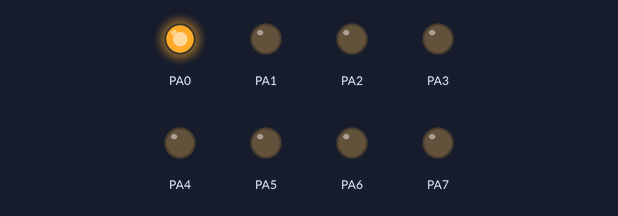
Simulated run of this program. Board: ATmega32, built with avr-gcc and emulated at 8 MHz (the files do not name the chip). Shown: output pins drawn as LEDs (lit = HIGH).

Above: at 0.2 s.
At 1.2 s:
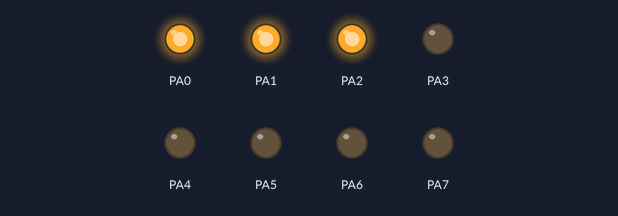
At 2.2 s:
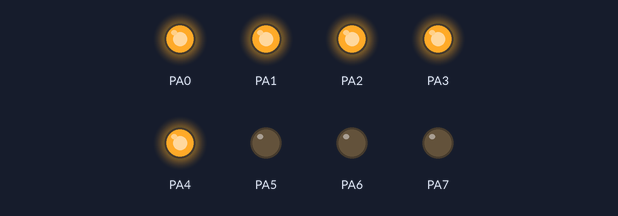
At 4.7 s:
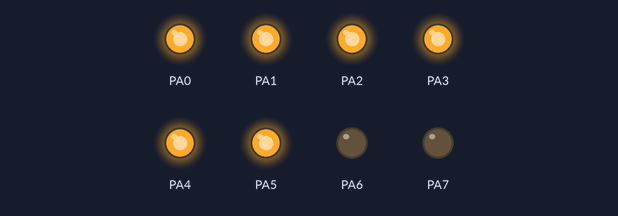
At 6.7 s:
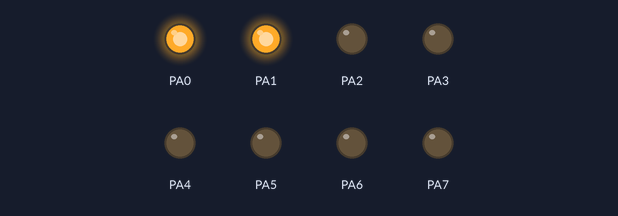
At 9.7 s:
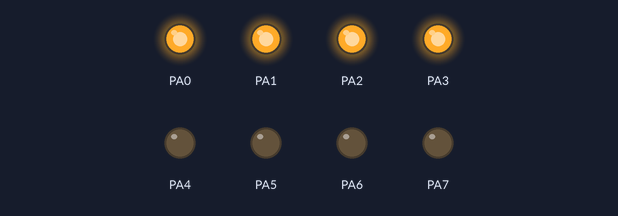
Timing chart, 0 to 10.4 s (numbered marks = the images above):
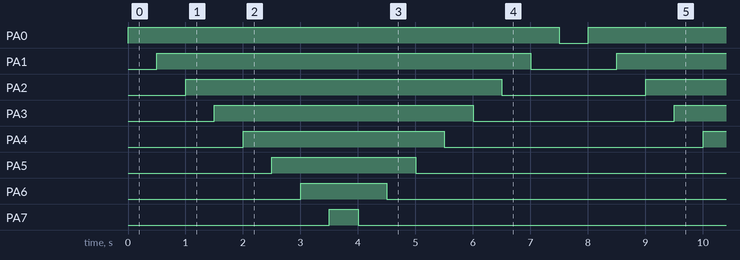

Measured:
- by itself, PA0: alternates HIGH for 7.5 s and LOW for 0.50 s
- by itself, PA1: alternates HIGH for 6.5 s and LOW for 1.5 s
- by itself, PA2: alternates HIGH for 5.5 s and LOW for 2.5 s
- by itself, PA3: alternates HIGH for 4.5 s and LOW for 3.5 s
- by itself, PA4: alternates HIGH for 3.5 s and LOW for 4.5 s
- by itself, PA5: alternates HIGH for 2.5 s and LOW for 5.5 s
- by itself, PA6: alternates HIGH for 1.5 s and LOW for 6.5 s
- by itself, PA7: alternates HIGH for 0.50 s and LOW for 7.5 s

The program:

main.c
```c
/*==================================================================================*
 *                  		code is made by hazem shaaban                   		*
 * it is submitted to Learn in depth:Mastering embedded systems as an assignment 	*
 *                                                                					*
 *     			this code turns on 8 LEDs ascendingly and then turns them 			*
 *									off descindingly								*
 *                                                                  				*
 * 			this might not be the best way to do it, but it does the job     		*
 *                     				for a beginner                             		*
/*==================================================================================*/


#include "MemoryMap.h"
#define F_CPU 8000000UL
#include <util/delay.h>


int main()
{
	DDRA |= 0xFF;
	while(1)
	{
		int i = 0, j = 0;
		for (i = 0; i < 8; i++)
		{
			portA_data |= (1 << i);
			_delay_ms(500);
		}
		for (i = 7; i >= 0; i--)
		{
			portA_data &= ~(1 << i);
			_delay_ms(500);
		}
	}
}
```

MemoryMap.h
```c
/*==================================================================================*
 *                  		code is made by hazem shaaban                   		*
 * it is submitted to Learn in depth:Mastering embedded systems as an assignment 	*
 *                                                                					*
 *  this header file contains all addresses for useful registers to the project  	*
 *                                                                  				*
 * 			this might not be the best way to do it, but it does the job     		*
 *                     				for a beginner                             		*
/*==================================================================================*/

#include <stdint.h>


#ifndef MEMORYMAP_H_
#define MEMORYMAP_H_

// port A
#define pinA		*((volatile unsigned char *) 0x39)
#define DDRA		*((volatile unsigned char *) 0x3A)
#define portA_data	*((volatile unsigned char *) 0x3B)

// port B
#define pinB		*((volatile unsigned char *) 0x36)
#define DDRB		*((volatile unsigned char *) 0x37)
#define portB_data	*((volatile unsigned char *) 0x38)

// port C
#define pinC		*((volatile unsigned char *) 0x33)
#define DDRC		*((volatile unsigned char *) 0x34)
#define portC_data	*((volatile unsigned char *) 0x35)

// port D
#define pinD		*((volatile unsigned char *) 0x30)
#define DDRD		*((volatile unsigned char *) 0x31)
#define portD_data	*((volatile unsigned char *) 0x32)


#endif
```
